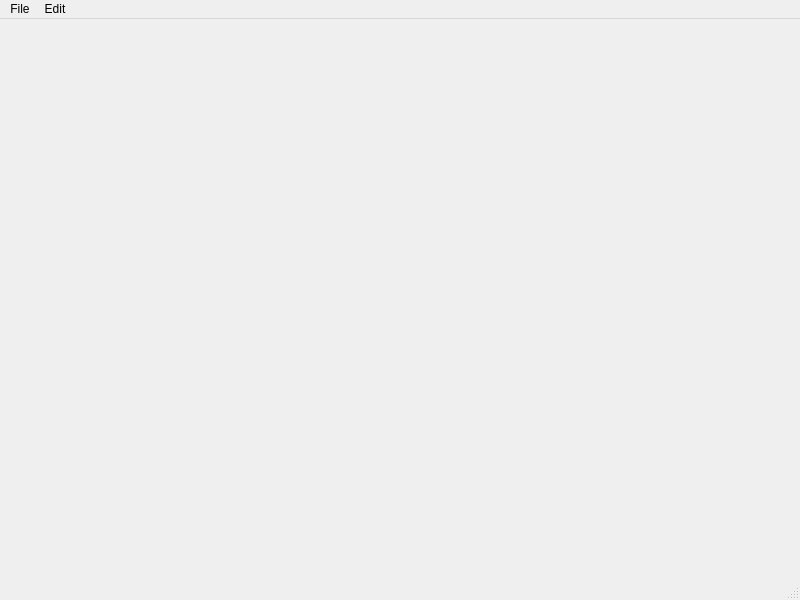
<?xml version="1.0" encoding="UTF-8"?>
<ui version="4.0">
 <class>MainWindow</class>
 <widget class="QMainWindow" name="MainWindow">
  <property name="geometry">
   <rect>
    <x>0</x>
    <y>0</y>
    <width>800</width>
    <height>600</height>
   </rect>
  </property>
  <property name="windowTitle">
   <string>MainWindow</string>
  </property>
  <widget class="QWidget" name="centralwidget"/>
  <widget class="QMenuBar" name="menubar">
   <property name="geometry">
    <rect>
     <x>0</x>
     <y>0</y>
     <width>800</width>
     <height>24</height>
    </rect>
   </property>
   <widget class="QMenu" name="menuFile">
    <property name="title">
     <string>File</string>
    </property>
    <addaction name="actionOpen_Database"/>
    <addaction name="actionOpen_SQLite_Query"/>
   </widget>
   <widget class="QMenu" name="menuEdit">
    <property name="title">
     <string>Edit</string>
    </property>
    <addaction name="actionCopy"/>
    <addaction name="actionPaste"/>
   </widget>
   <addaction name="menuFile"/>
   <addaction name="menuEdit"/>
  </widget>
  <widget class="QStatusBar" name="statusbar"/>
  <action name="actionOpen_Database">
   <property name="text">
    <string>Open Database</string>
   </property>
   <property name="statusTip">
    <string>Opens SQLite Database. File type is '.db'</string>
   </property>
   <property name="shortcut">
    <string>Ctrl+O</string>
   </property>
  </action>
  <action name="actionCopy">
   <property name="text">
    <string>Copy</string>
   </property>
  </action>
  <action name="actionPaste">
   <property name="text">
    <string>Paste</string>
   </property>
  </action>
  <action name="actionOpen_SQLite_Query">
   <property name="text">
    <string>Open SQLite Query</string>
   </property>
   <property name="statusTip">
    <string>Opens an SQLite query file</string>
   </property>
  </action>
 </widget>
 <resources/>
 <connections/>
</ui>
